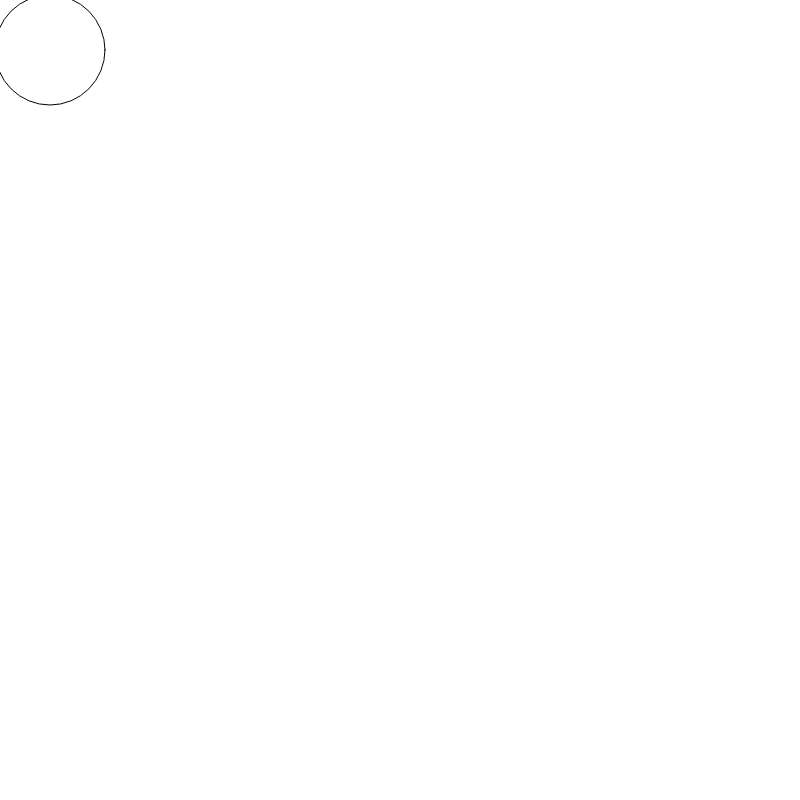
Frame 1 (no input)
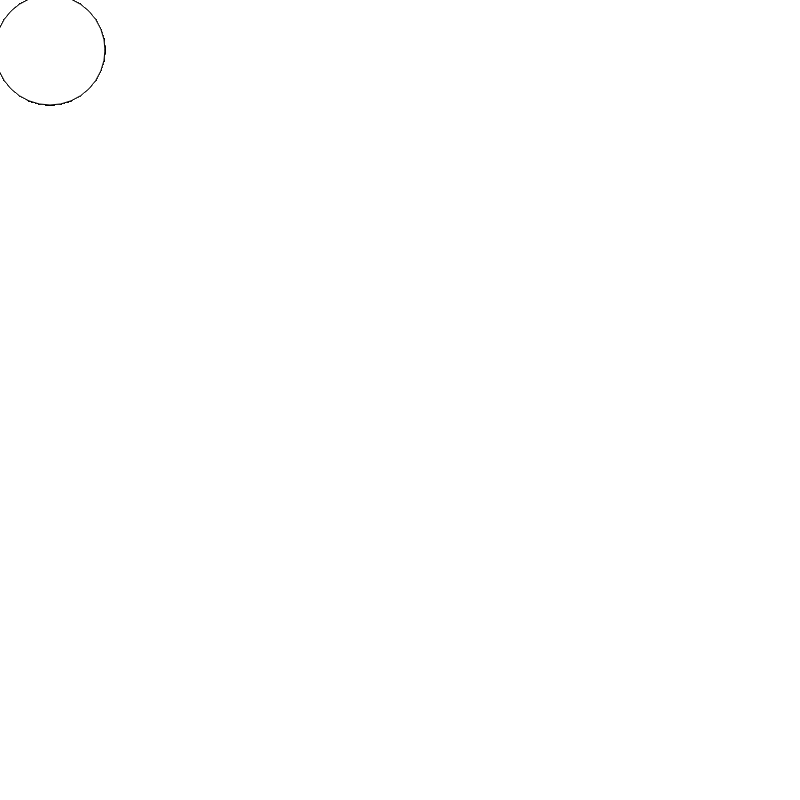
Frame 60 (no input)
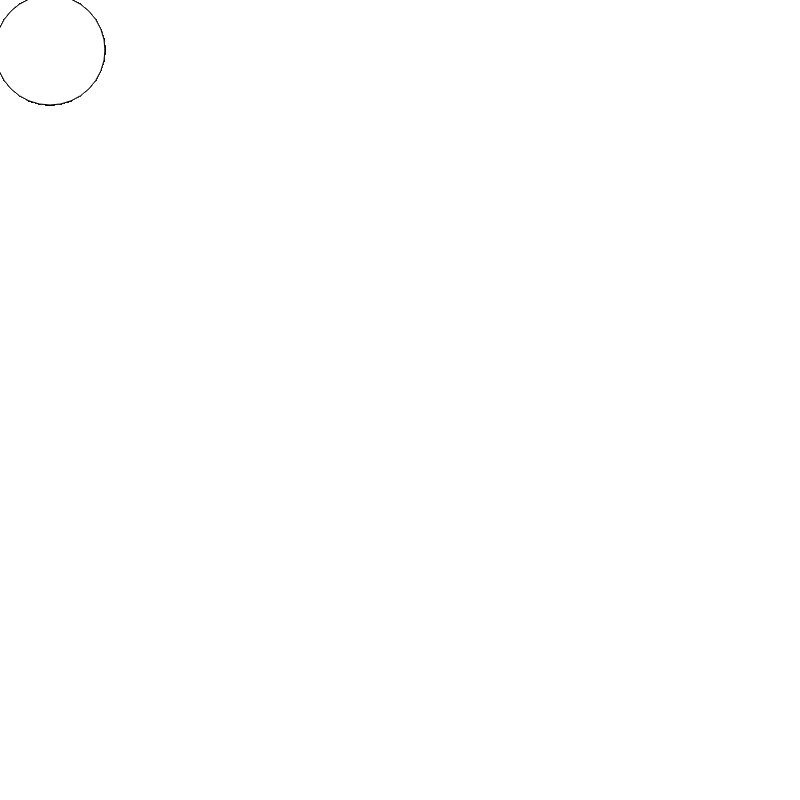
Frame 120 (the mouse pressed at the canvas centre since frame 60)

The p5.js sketch that drew these frames (run headless with seeded random() and noise() and a simulated clock; from frame 60 on, the mouse is pressed at the canvas centre):

// p5.js sketch
// ── sketch.js
function setup() {
createCanvas(800,800)
  
}

function draw() {
ellipse(50,50,110,110)
  
}
